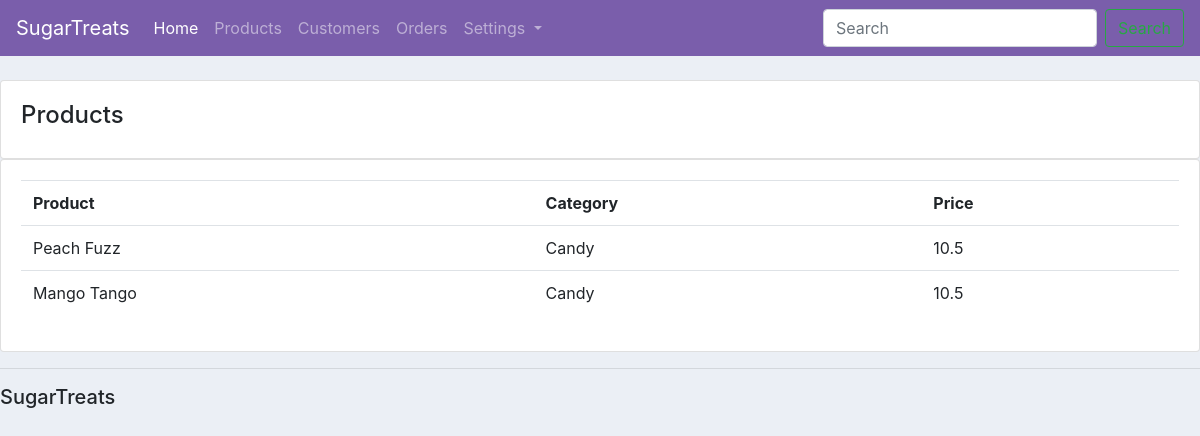
Screenshot of /products/ with the database file from the repository.
### ecomm/models.py (models this page shows, shortened)
class Product(models.Model):
    CATEGORY = (
        ("Candy", "Candy"),
        ("Chocolate", "Chocolate"),
        ("Gift box", "Gift box"),
        ("Chocolate bar", "Chocolate bar"),
    )
    name = models.CharField(max_length=200, null=True)
    product_num = models.CharField(max_length=100, unique=True)
    description = models.CharField(max_length=200, null=True)
    category = models.CharField(max_length=200, null=True, choices = CATEGORY)
    price = models.FloatField(null = True)
    date_created=models.DateTimeField(auto_now_add=True, null=True)
    tags = models.ManyToManyField(Tag, blank = True)

### ecomm/views.py (the view)
# urls.py: path("products/", views.products, name = "products"),
def products(request):
    products = Product.objects.all()
    return render(request, "ecomm/products.html", {"products": products})

### ecomm/templates/ecomm/products.html
{% extends "ecomm/main.html" %}
{% block content %}
<br>
<div class = "row">
    <div class ="col-md">
        <div class = "card card-body">
            <h4>Products</h4>
        </div>
        <div class = "card card-body">
            <table class = "table">
                <tr>
                    <th>Product</th>
                    <th>Category</th>
                    <th>Price</th>
                </tr>
                {% for i in products %}
                    <tr>
                        <td>{{i.name}}</td>
                        <td>{{i.category}}</td>
                        <td>{{i.price}}</td>
                    </tr>
                {% endfor %}
            </table>
        </div>
    </div>
</div>
{% endblock content %}

### static/css/main.css (style rules this page uses)
body { background-color: #ebeff5; }

### rows the page displays
Product: name "Peach Fuzz", category "Candy", price "10.5"
Product: name "Mango Tango", category "Candy", price "10.5"
